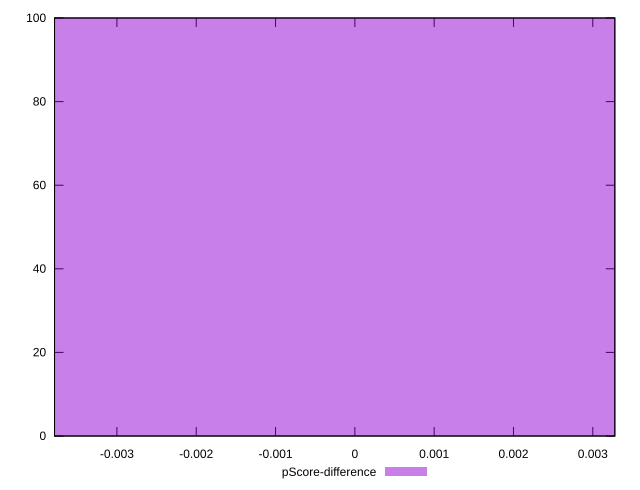

The gnuplot source for this figure:
reset

$pScoreDifference <<EOF
0 100
EOF

set key outside below
set boxwidth 0.008068864210233142
set xrange [-0.003786667304371688:0.0032777096820322434]
set yrange [0:100]
set trange [0:100]
set style fill transparent solid 0.5 noborder
set terminal svg size 640, 490 enhanced background rgb 'white'
set output "report_00013_2021-02-09T12-04-24.940Z/uses-long-cache-ttl/samples/pages/pScore-difference/histogram.svg"

plot $pScoreDifference title "pScore-difference" with boxes

reset
